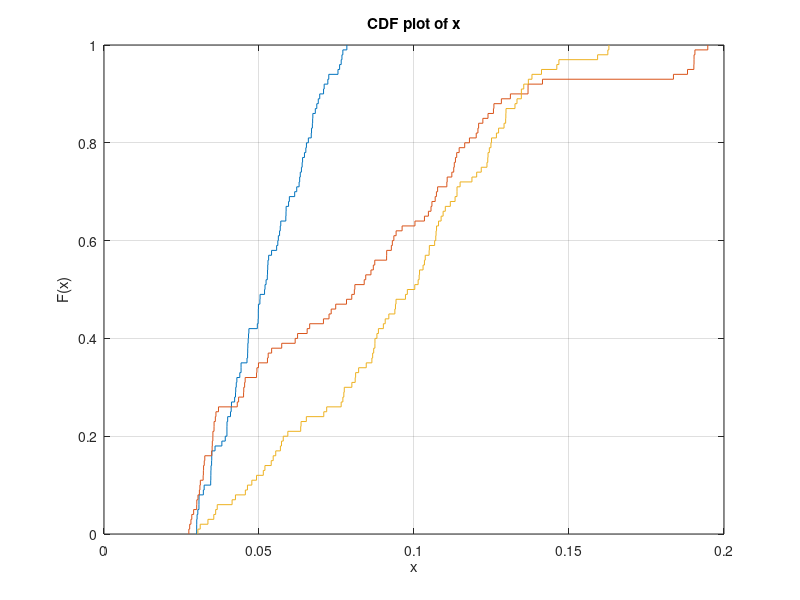

Source code (MATLAB):


R = [0.046620
0.042420
0.029916
0.039656
0.063122
0.034416
0.072509
0.039894
0.049817
0.053110
0.034457
0.052677
0.049713
0.030661
0.050286
0.032049
0.050341
0.042494
0.052279
0.052816
0.067369
0.056633
0.039113
0.044212
0.068163
0.063917
0.062935
0.056240
0.067304
0.039656
0.076756
0.056852
0.071021
0.054051
0.034479
0.039678
0.078338
0.076004
0.049459
0.057023
0.043807
0.058748
0.061510
0.051790
0.046323
0.030627
0.042139
0.059538
0.076513
0.063313
0.070824
0.066947
0.067212
0.034708
0.030636
0.029898
0.052896
0.069588
0.049777
0.055691
0.064664
0.065300
0.030264
0.077049
0.038020
0.052751
0.041029
0.030027
0.032305
0.065918
0.034527
0.065106
0.046739
0.062169
0.042859
0.069119
0.046402
0.066853
0.058711
0.035818
0.068639
0.040804
0.049776
0.041117
0.042666
0.075477
0.064060
0.063687
0.059792
0.046359
0.046130
0.051944
0.034755
0.056066
0.044213
0.029892
0.046512
0.034806
0.058648
0.072203];

G = [0.110702
0.112203
0.080920
0.093013
0.096162
0.105484
0.034879
0.103367
0.117881
0.036109
0.045536
0.120072
0.035492
0.141443
0.093504
0.120622
0.027367
0.131090
0.100306
0.031982
0.032513
0.062445
0.079925
0.113774
0.032120
0.104645
0.074744
0.086114
0.030769
0.034941
0.116355
0.054073
0.123873
0.049826
0.107617
0.194765
0.112993
0.091189
0.136784
0.091163
0.029895
0.042989
0.045022
0.072590
0.078224
0.027641
0.190278
0.092690
0.094226
0.120843
0.035112
0.032056
0.065532
0.066346
0.034735
0.035913
0.114566
0.073287
0.052965
0.188229
0.052726
0.084429
0.190339
0.030314
0.190330
0.035506
0.107231
0.035132
0.122210
0.028320
0.029939
0.125625
0.105782
0.045362
0.183690
0.125778
0.030937
0.112815
0.190619
0.113370
0.032337
0.083939
0.045083
0.080753
0.106832
0.036930
0.110594
0.028915
0.057328
0.031078
0.049206
0.087345
0.070785
0.086876
0.049331
0.028042
0.043425
0.128183
0.061667
0.136794];

S=[0.042403
0.10166
0.103627
0.049202
0.063565
0.129047
0.141127
0.06345
0.077507
0.159226
0.13805
0.110098
0.162532
0.0709
0.065269
0.162866
0.05782
0.091882
0.134634
0.087388
0.046272
0.127287
0.129629
0.113874
0.146742
0.08117
0.071836
0.03542
0.124817
0.036021
0.101334
0.05191
0.125006
0.086413
0.107024
0.053941
0.084592
0.097244
0.108744
0.121689
0.087404
0.093825
0.094199
0.051387
0.107267
0.107119
0.09071
0.113251
0.079954
0.054576
0.132573
0.077056
0.077363
0.041318
0.0554
0.047687
0.124301
0.126582
0.123883
0.094019
0.129566
0.030282
0.113872
0.10939
0.031034
0.129676
0.056896
0.057255
0.133221
0.088517
0.102923
0.101785
0.097847
0.033527
0.14607
0.12022
0.104874
0.136887
0.045597
0.118689
0.114871
0.10666
0.036525
0.104949
0.134625
0.107913
0.059301
0.081026
0.090114
0.086661
0.086999
0.111714
0.103366
0.123538
0.088037
0.100251
0.076504
0.082143
0.123797
0.135403];



cdfplot(R);
hold on;
cdfplot(G);
hold on;
cdfplot(S);